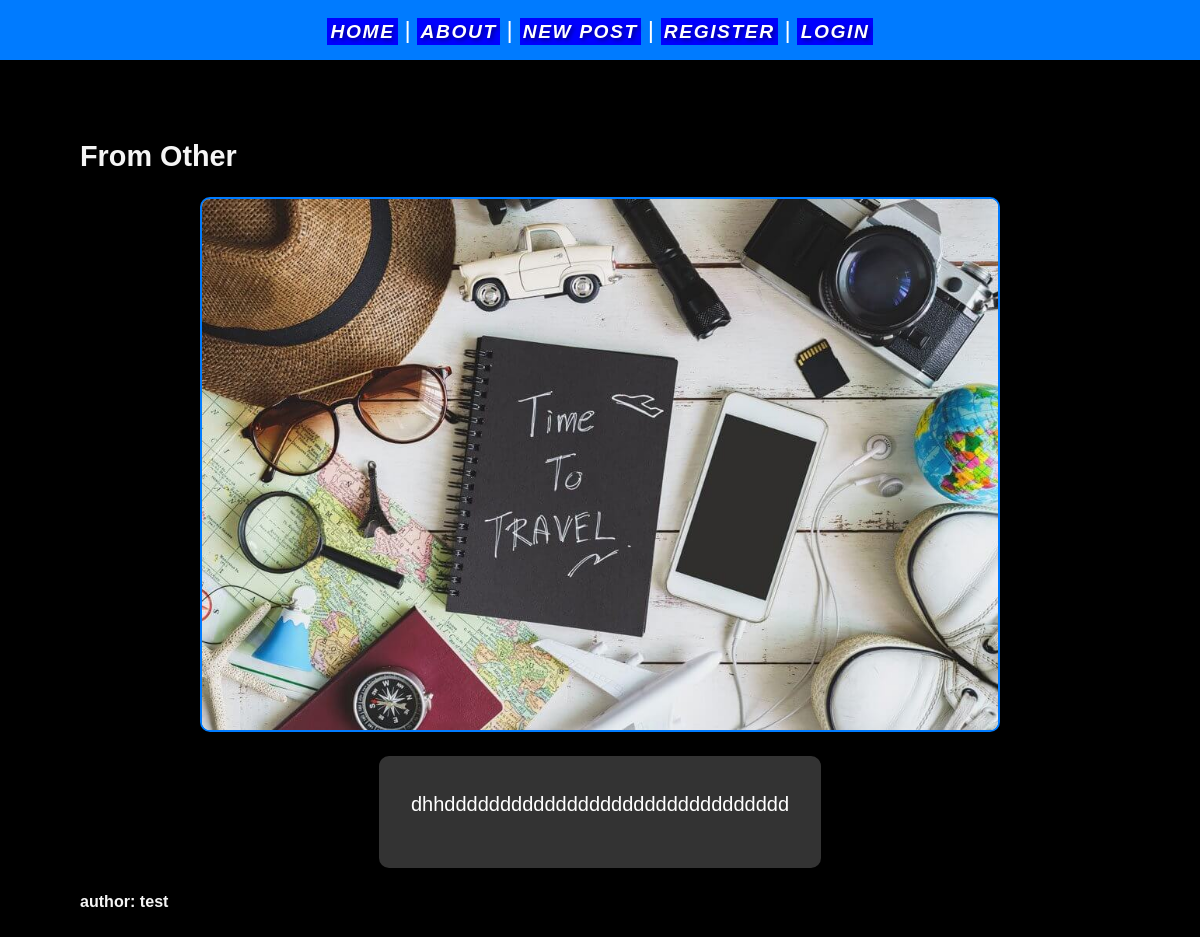
/ok-ok, run on the app's committed database.
### post/models.py (models this page shows, shortened)
class Post(models.Model):
	title = models.CharField(max_length=50)
	content = models.TextField()
	slug = models.SlugField()
	date = models.DateTimeField(auto_now_add=True)
	banner = models.ImageField(default="backup.png", blank=True)
	author = models.ForeignKey(User, on_delete=models.CASCADE, default=True )
	class Meta:
		verbose_name_plural = 'Post'

### post/views.py (the view)
# urls.py: path('<slug:slug>', views.post_page, name='post_slug'),
def post_page(request, slug):
	post = Post.objects.get(slug=slug)
	return render(request, 'posts/post_slug.html', {'post': post})

### post/templates/posts/post_slug.html (shortened to what this page needs)
{% extends 'layout.html' %}
{% block content %}
<section>
	<h1>
{{post.title|title}}
</h1>
	<img class="banner" style="background-color:white"  src="{{ post.banner.url }}" alt= "{{ post.title }}" />
<div class="content-wrapper">
	<p class="description-text">{{post.content}}</p>
</div>
	<h6>author: {{post.author}}</h6>
</section>
{% endblock %}

### static/css/style.css (style rules this page uses)
* { margin: 0; padding: 0; box-sizing: border-box; }
body { min-height: 100vh; background-color: #000; color: #f5f5f5; font-size: 1.5rem; font-family: Arial, sans-serif; }
section { display: flex; flex-direction: column; gap: 1.5rem; }
h1, h2 { font-size: 1.8rem; }
p { font-size: 1.25rem; }
.banner { display: block; width: 100%; max-width: 800px; margin: 0 auto; border: 2px solid #007BFF; border-radius: 10px; }
.content-wrapper { max-width: 800px; margin: 0 auto; padding: 2rem; background-color: #333; border-radius: 10px; box-shadow: 0 4px 8px rgba(0, 0, 0, 0.1); overflow: auto; }
.intro-text, .description-text { font-size: 1.25rem; color: #fff; line-height: 1.6; margin-bottom: 1rem; text-align: justify; }

### data on the page
Post: title "From Other", banner (picture), content "dhhddddddddddddddddddddddddddddddd", author "test"
